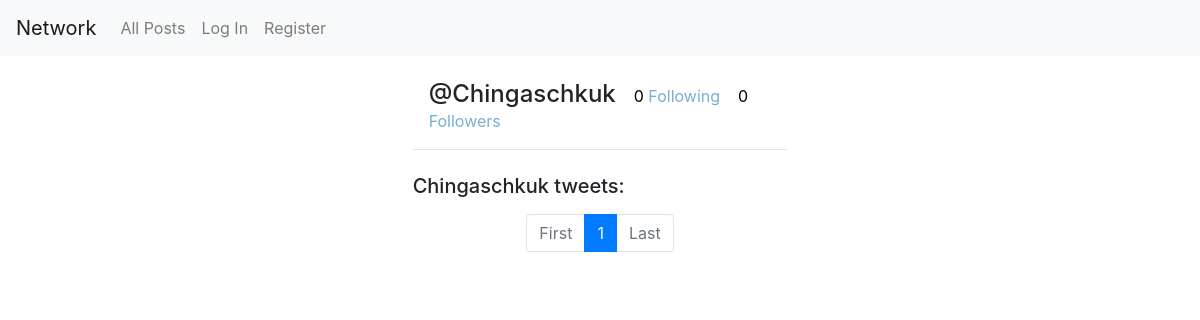
Before: /user/6 with the older database file.
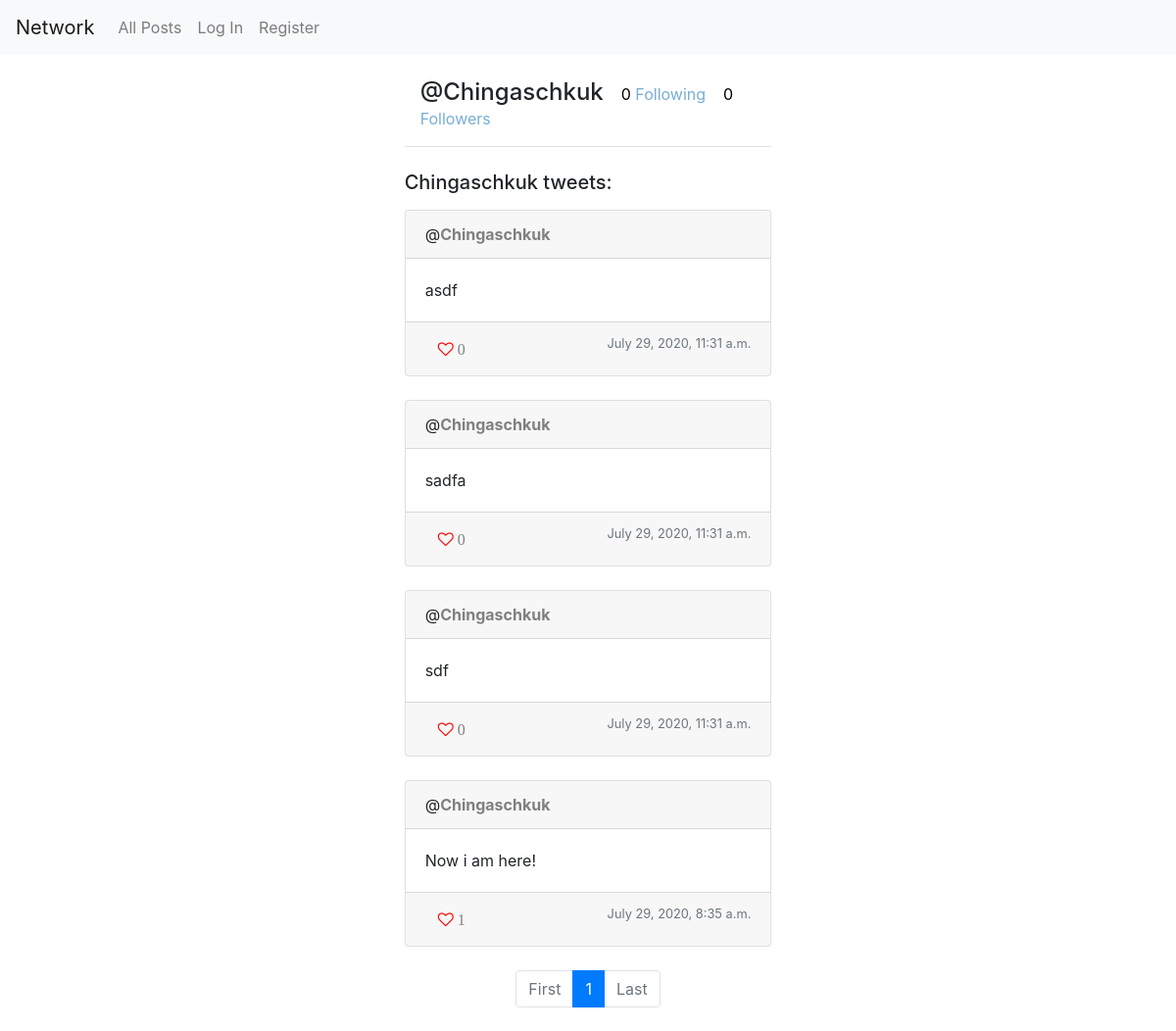
After: the same page with the newer database file.
### network/models.py (models this page shows, shortened)
class User(AbstractUser):
    folowing = models.ManyToManyField('User', blank=True, related_name='folowers')
    pass

class Tweet(models.Model):
    body = models.CharField(max_length=256)
    created_on = models.DateTimeField(auto_now_add=True)
    owner = models.ForeignKey(User, on_delete=models.CASCADE, related_name='tweets')
    likes = models.ManyToManyField(User, blank=True, related_name='favs')
    class Meta:
        ordering = ['-created_on']

### network/views.py (the view)
# urls.py: path("user/<str:user_id>", views.user_page, name="user"),
def user_page(request, user_id):
    user = get_object_or_404(User, pk=user_id)
    if user != request.user:
        form = None
    elif request.method == "POST":
        form = NewTweet(request.POST)
        if form.is_valid():
            Tweet.objects.create(owner=request.user, body=form.cleaned_data['body'])
            return HttpResponseRedirect(reverse("tweets:index", args=(user_id)))
    else:
        form = NewTweet()
    tweets = Tweet.objects.filter(owner=user_id)
    paginator = Paginator(tweets, 10)
    page_number = request.GET.get('page')
    tweets_on_page = paginator.get_page(page_number)
    return render(request, "network/index.html", {
            "form": form,
            "title": f"{user} tweets:",
            "userpage": user,
            "tweets_page": tweets_on_page
        })

### network/templates/network/index.html (shortened to what this page needs)
{% extends "network/layout.html" %}
{% load static %}
{% block body %}
  <div class="row justify-content-center p-2">
    <div class="col-12 col-sm-10 col-md-6 col-lg-4">
    {% if userpage is not None %}
      <div class="p-3 border-bottom" id="follows_block">
        <span class='h4'>@{{ userpage }}</span>
        <a href="{% url 'tweets:following' userpage.id %}" class="black_text">{{ userpage.folowing.all | length }}<span class='follow_text'> Following</span></a>
        <a href="#" class="black_text">{{ userpage.folowers.all | length }} <span class='follow_text'> Followers</span></a>
      </div>
    {% endif %}
    <div class="pt-4 pb-2">
        <h5 id="title_block">{{ title }}</h5>
    </div>
    {% for tweet in tweets_page %}
      <div class="row-justify pb-4">
        <div class="card">
          <div class="card-header">
            @<a href="{% url 'tweets:user' tweet.owner.id %}" class="hrefuser">{{ tweet.owner }}</a>
          </div>
          <div id="body_{{ tweet.id }}" class="card-body">
            <div id="text_{{ tweet.id }}" data-body="{{ tweet.body }}" class="card-text">
                <span>{{ tweet.body }}</span>
            </div>
          </div>
          <div class="card-footer">
            {% if user in tweet.likes.all %}
                <button class="btn btn-default fa fa-heart likes" data-id="{{ tweet.id }}" style="color:red;">
            {% else %}
                <button class="btn btn-default fa fa-heart-o likes" data-id="{{ tweet.id }}" style="color:red;">
            {% endif %}
              <span id="likes_for_{{ tweet.id }}" style="color:gray;">{{ tweet.likes.all | length }}</span>
            </button>
            <span class="text-muted float-right" style="font-size: 80%;">{{ tweet.created_on }}</span>
          </div>
        </div>
      </div>
    {% endfor %}
    <nav aria-label="navigation">
      <ul class="pagination justify-content-center">
        {% if tweets_page.has_previous %}
          <li class="page-item">
            <a class="page-link" href="?page=1}">First</a>
          </li>
          <li class="page-item">
            <a class="page-link" href="?page={{ tweets_page.previous_page_number }}">{{ tweets_page.previous_page_number }}</a>
          </li>
        {% else %}
          <li class="page-item disabled">
            <a class="page-link" href="#" tabindex="-1">First</a>
          </li>
        {% endif %}
        <li class="page-item active">
            <a class="page-link" href="#">{{ tweets_page.number }}</a>
        </li>
        {% if tweets_page.has_next %}
          <li class="page-item">
            <a class="page-link" href="?page={{ tweets_page.next_page_number }}">{{ tweets_page.next_page_number }}</a>
          </li>
          <li class="page-item">
            <a class="page-link" href="?page={{ tweets_page.paginator.num_pages }}">Last</a>
          </li>
        {% else %}
          <li class="page-item disabled">
            <a class="page-link" href="?page={{ tweets_page.paginator.num_pages }}">Last</a>
          </li>
        {% endif %}
      </ul>
    </nav>
    </div>
  </div>
{% endblock %}

### network/templates/network/layout.html (shortened to what this page needs)
{% load static %}
<!DOCTYPE html>
<html lang="en">
    <head>
        <link rel="stylesheet" href="https://stackpath.bootstrapcdn.com/bootstrap/4.4.1/css/bootstrap.min.css">
        <link rel="stylesheet" href="https://cdnjs.cloudflare.com/ajax/libs/font-awesome/4.7.0/css/font-awesome.min.css">
        <link href="{% static 'network/styles.css' %}" rel="stylesheet">
    </head>
    <body>
        <nav class="navbar navbar-expand-lg navbar-light bg-light">
            <a class="navbar-brand" href="{% url 'tweets:index' %}">Network</a>
            <div>
              <ul class="navbar-nav mr-auto">
                <li class="nav-item">
                  <a class="nav-link" href="{% url 'tweets:index' %}">All Posts</a>
                </li>
                {% if user.is_authenticated %}
                    <li class="nav-item">
                        <a class="nav-link" href="{% url 'tweets:following' user.id %}">Following</a>
                    </li>
                    <li class="nav-item">
                        <a class="nav-link" href="{% url 'tweets:logout' %}">Log Out</a>
                    </li>
                {% else %}
                    <li class="nav-item">
                        <a class="nav-link" href="{% url 'tweets:login' %}">Log In</a>
                    </li>
                    <li class="nav-item">
                        <a class="nav-link" href="{% url 'tweets:register' %}">Register</a>
                    </li>
                {% endif %}
              </ul>
            </div>
          </nav>
        <div class="body">
            {% block body %}
            {% endblock %}
        </div>
    </body>
</html>

### network/static/network/styles.css (style rules this page uses)
.hrefuser { font-weight:bold; color:gray; }
.follow_text { color: #77aed2 ; }
.black_text { color: black; }

Changed rows visible on the page:
added Tweet: owner "Chingaschkuk", body "asdf", likes.all|length "0", created_on "July 29, 2020, 11:31 a.m."
added Tweet: owner "Chingaschkuk", body "sadfa", likes.all|length "0", created_on "July 29, 2020, 11:31 a.m."
added Tweet: owner "Chingaschkuk", body "sdf", likes.all|length "0", created_on "July 29, 2020, 11:31 a.m."
added Tweet: owner "Chingaschkuk", body "Now i am here!", likes.all|length "1", created_on "July 29, 2020, 8:35 a.m."
